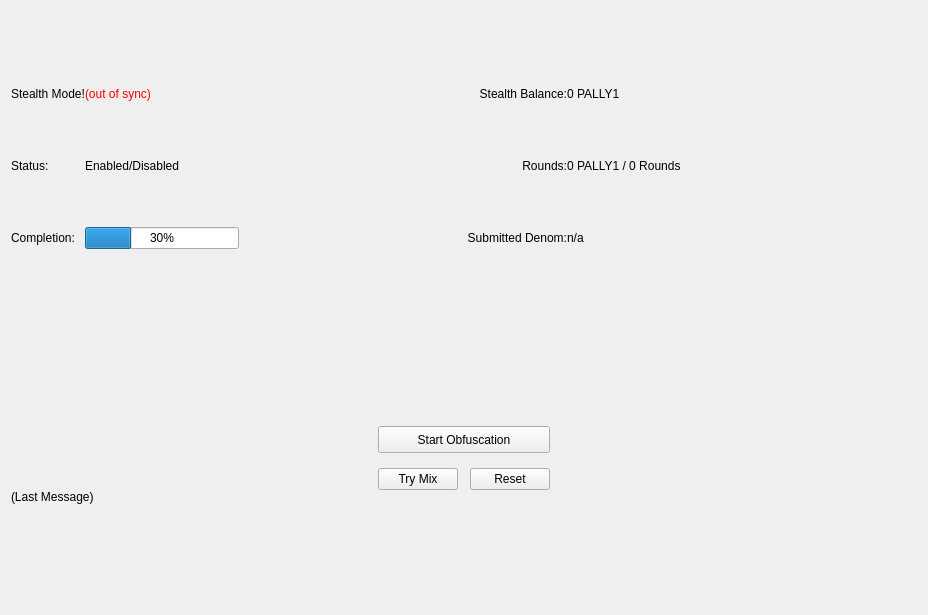
<?xml version="1.0" encoding="UTF-8"?>
<ui version="4.0">
 <class>StealthModePage</class>
 <widget class="QWidget" name="StealthModePage">
  <property name="geometry">
   <rect>
    <x>0</x>
    <y>0</y>
    <width>928</width>
    <height>615</height>
   </rect>
  </property>
  <property name="windowTitle">
   <string>Form</string>
  </property>
  <layout class="QVBoxLayout" name="verticalLayout">
   <property name="spacing">
    <number>30</number>
   </property>
   <item>
    <widget class="QLabel" name="label">
     <property name="text">
      <string/>
     </property>
     <property name="pixmap">
      <pixmap resource="../PALLY1.qrc">:/images/res/images/pages/ghostcoins/stealth-header.png</pixmap>
     </property>
    </widget>
   </item>
   <item>
    <widget class="QWidget" name="ObfuscationFrame" native="true">
     <layout class="QGridLayout" rowminimumheight="60,60,60">
      <property name="leftMargin">
       <number>0</number>
      </property>
      <property name="horizontalSpacing">
       <number>0</number>
      </property>
      <property name="verticalSpacing">
       <number>12</number>
      </property>
      <item row="1" column="1">
       <widget class="QLabel" name="obfuscationEnabled">
        <property name="text">
         <string>Enabled/Disabled</string>
        </property>
       </widget>
      </item>
      <item row="0" column="3">
       <widget class="QLabel" name="labelAnonymizedText">
        <property name="text">
         <string>Stealth Balance:</string>
        </property>
        <property name="alignment">
         <set>Qt::AlignRight|Qt::AlignTrailing|Qt::AlignVCenter</set>
        </property>
       </widget>
      </item>
      <item row="2" column="0">
       <widget class="QLabel" name="completionLabel">
        <property name="text">
         <string>Completion:</string>
        </property>
        <property name="alignment">
         <set>Qt::AlignLeading|Qt::AlignLeft|Qt::AlignVCenter</set>
        </property>
       </widget>
      </item>
      <item row="2" column="1">
       <widget class="QProgressBar" name="obfuscationProgress">
        <property name="maximumSize">
         <size>
          <width>154</width>
          <height>16777215</height>
         </size>
        </property>
        <property name="value">
         <number>30</number>
        </property>
       </widget>
      </item>
      <item row="0" column="0">
       <widget class="QLabel" name="stealthModeLabel">
        <property name="font">
         <font/>
        </property>
        <property name="text">
         <string>Stealth Mode!</string>
        </property>
       </widget>
      </item>
      <item row="1" column="4">
       <widget class="QLabel" name="labelAmountRounds">
        <property name="text">
         <string>0 PALLY1 / 0 Rounds</string>
        </property>
       </widget>
      </item>
      <item row="0" column="4">
       <widget class="QLabel" name="labelAnonymized">
        <property name="font">
         <font/>
        </property>
        <property name="text">
         <string notr="true">0 PALLY1</string>
        </property>
       </widget>
      </item>
      <item row="1" column="3">
       <widget class="QLabel" name="roundsLabel">
        <property name="text">
         <string>Rounds:</string>
        </property>
        <property name="alignment">
         <set>Qt::AlignRight|Qt::AlignTrailing|Qt::AlignVCenter</set>
        </property>
       </widget>
      </item>
      <item row="2" column="4">
       <widget class="QLabel" name="labelSubmittedDenom">
        <property name="toolTip">
         <string>The denominations you submitted to the Masternode.&lt;br&gt;To mix, other users must submit the exact same denominations.</string>
        </property>
        <property name="text">
         <string>n/a</string>
        </property>
       </widget>
      </item>
      <item row="1" column="0">
       <widget class="QLabel" name="statusLabel">
        <property name="text">
         <string>Status:</string>
        </property>
        <property name="alignment">
         <set>Qt::AlignLeading|Qt::AlignLeft|Qt::AlignVCenter</set>
        </property>
       </widget>
      </item>
      <item row="2" column="3">
       <widget class="QLabel" name="label_16">
        <property name="text">
         <string>Submitted Denom:</string>
        </property>
        <property name="alignment">
         <set>Qt::AlignRight|Qt::AlignTrailing|Qt::AlignVCenter</set>
        </property>
       </widget>
      </item>
      <item row="0" column="1">
       <widget class="QLabel" name="labelObfuscationSyncStatus">
        <property name="toolTip">
         <string>The displayed information may be out of date. Your wallet automatically synchronizes with the PALLY1 network after a connection is established, but this process has not completed yet.</string>
        </property>
        <property name="styleSheet">
         <string notr="true">QLabel { color: red; }</string>
        </property>
        <property name="text">
         <string notr="true">(out of sync)</string>
        </property>
        <property name="alignment">
         <set>Qt::AlignLeading|Qt::AlignLeft|Qt::AlignVCenter</set>
        </property>
       </widget>
      </item>
      <item row="0" column="2">
       <spacer name="horizontalSpacer_5">
        <property name="orientation">
         <enum>Qt::Horizontal</enum>
        </property>
        <property name="sizeHint" stdset="0">
         <size>
          <width>40</width>
          <height>20</height>
         </size>
        </property>
       </spacer>
      </item>
      <item row="1" column="2">
       <widget class="QLabel" name="spacerLabel">
        <property name="text">
         <string/>
        </property>
       </widget>
      </item>
      <item row="2" column="5">
       <spacer name="horizontalSpacer_4">
        <property name="orientation">
         <enum>Qt::Horizontal</enum>
        </property>
        <property name="sizeHint" stdset="0">
         <size>
          <width>40</width>
          <height>20</height>
         </size>
        </property>
       </spacer>
      </item>
      <item row="1" column="5">
       <widget class="QLabel" name="spacerLabel_2">
        <property name="text">
         <string/>
        </property>
       </widget>
      </item>
     </layout>
    </widget>
   </item>
   <item>
    <widget class="QWidget" name="bottomContainer" native="true">
     <layout class="QVBoxLayout" name="verticalLayout_4">
      <property name="spacing">
       <number>0</number>
      </property>
      <property name="leftMargin">
       <number>0</number>
      </property>
      <property name="topMargin">
       <number>0</number>
      </property>
      <property name="rightMargin">
       <number>0</number>
      </property>
      <property name="bottomMargin">
       <number>0</number>
      </property>
      <item>
       <widget class="QWidget" name="widget" native="true">
        <layout class="QHBoxLayout" name="horizontalLayout_3">
         <item>
          <widget class="QLabel" name="label_2">
           <property name="text">
            <string/>
           </property>
           <property name="pixmap">
            <pixmap resource="../PALLY1.qrc">:/images/res/images/pages/stealthmode/exchange.png</pixmap>
           </property>
           <property name="scaledContents">
            <bool>false</bool>
           </property>
           <property name="alignment">
            <set>Qt::AlignCenter</set>
           </property>
          </widget>
         </item>
        </layout>
       </widget>
      </item>
      <item>
       <spacer name="verticalSpacer">
        <property name="orientation">
         <enum>Qt::Vertical</enum>
        </property>
        <property name="sizeHint" stdset="0">
         <size>
          <width>20</width>
          <height>40</height>
         </size>
        </property>
       </spacer>
      </item>
      <item>
       <layout class="QHBoxLayout" name="horizontalLayout">
        <property name="leftMargin">
         <number>15</number>
        </property>
        <property name="topMargin">
         <number>0</number>
        </property>
        <property name="rightMargin">
         <number>15</number>
        </property>
        <item>
         <spacer name="horizontalSpacer_2">
          <property name="orientation">
           <enum>Qt::Horizontal</enum>
          </property>
          <property name="sizeHint" stdset="0">
           <size>
            <width>40</width>
            <height>20</height>
           </size>
          </property>
         </spacer>
        </item>
        <item>
         <layout class="QVBoxLayout" name="verticalLayout_2">
          <property name="spacing">
           <number>15</number>
          </property>
          <property name="topMargin">
           <number>15</number>
          </property>
          <item>
           <widget class="QPushButton" name="toggleObfuscation">
            <property name="minimumSize">
             <size>
              <width>82</width>
              <height>27</height>
             </size>
            </property>
            <property name="text">
             <string>Start Obfuscation</string>
            </property>
           </widget>
          </item>
          <item>
           <layout class="QHBoxLayout" name="horizontalLayout_2">
            <property name="spacing">
             <number>12</number>
            </property>
            <property name="bottomMargin">
             <number>0</number>
            </property>
            <item>
             <widget class="QPushButton" name="obfuscationAuto">
              <property name="text">
               <string>Try Mix</string>
              </property>
             </widget>
            </item>
            <item>
             <widget class="QPushButton" name="obfuscationReset">
              <property name="text">
               <string>Reset</string>
              </property>
             </widget>
            </item>
           </layout>
          </item>
         </layout>
        </item>
        <item>
         <spacer name="horizontalSpacer_3">
          <property name="orientation">
           <enum>Qt::Horizontal</enum>
          </property>
          <property name="sizeHint" stdset="0">
           <size>
            <width>40</width>
            <height>20</height>
           </size>
          </property>
         </spacer>
        </item>
       </layout>
      </item>
      <item>
       <widget class="QLabel" name="obfuscationStatus">
        <property name="minimumSize">
         <size>
          <width>288</width>
          <height>43</height>
         </size>
        </property>
        <property name="text">
         <string>(Last Message)</string>
        </property>
        <property name="alignment">
         <set>Qt::AlignLeading|Qt::AlignLeft|Qt::AlignTop</set>
        </property>
        <property name="wordWrap">
         <bool>true</bool>
        </property>
       </widget>
      </item>
      <item>
       <spacer name="verticalSpacer_2">
        <property name="orientation">
         <enum>Qt::Vertical</enum>
        </property>
        <property name="sizeHint" stdset="0">
         <size>
          <width>20</width>
          <height>40</height>
         </size>
        </property>
       </spacer>
      </item>
     </layout>
    </widget>
   </item>
  </layout>
 </widget>
 <resources>
  <include location="../PALLY1.qrc"/>
 </resources>
 <connections/>
</ui>
